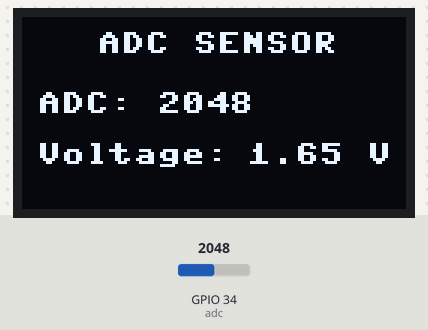
Bench run of a program on a simulated ESP32 board running MicroPython. Shown: 128×64 one-colour display. The inputs (shaded band) are chosen by the test bench; at power-on: GPIO 34 (adc) = 2048 (analog values on the 0–4095 scale).

Above: at 1.3 s.
1.4 s: GPIO 34 (adc) set to 2866
At 3.5 s:
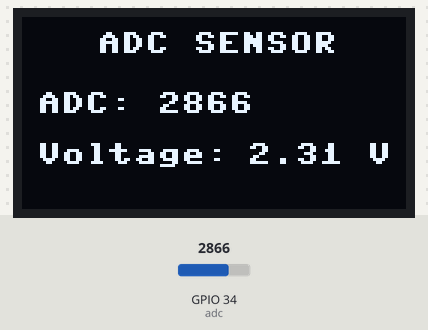
3.8 s: GPIO 34 (adc) set to 3603
At 4.9 s:
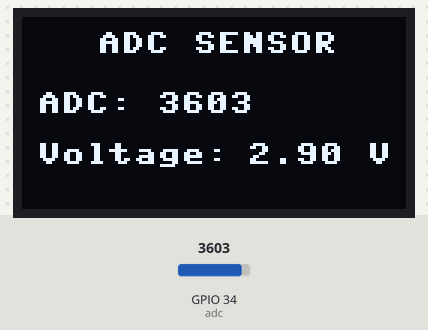
6.0 s: GPIO 34 (adc) set to 4095
At 7.5 s:
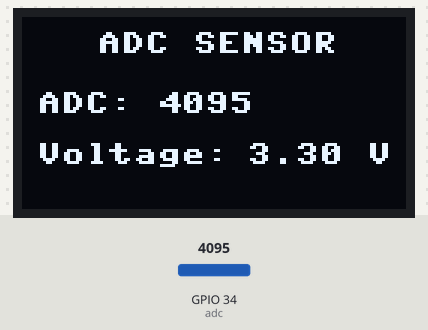
Timing chart, 0 to 9.0 s (numbered marks = the images above; inputs shaded):
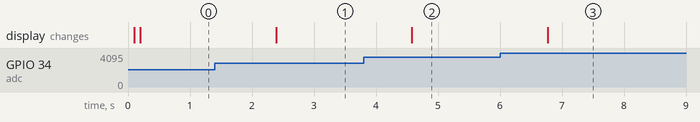

The program:

main.py
```python
# Experiment 5 ESP32 ADC reading shown on an SSD1306 OLED.
# Upload the separate ssd1306.py driver first; it is absent from the archive.
from machine import ADC, Pin, SoftI2C
from ssd1306 import SSD1306_I2C
import time
# ADC setup
adc = ADC(Pin(34))
adc.atten(ADC.ATTN_11DB)
# I2C setup
i2c = SoftI2C(
    scl=Pin(22),
    sda=Pin(21),
    freq=100000
)
# OLED setup
oled = SSD1306_I2C(128, 64, i2c, addr=0x3C)
# Main loop
while True:
    # Read ADC value
    adc_value = adc.read()
    # Convert ADC value to voltage
    voltage = (adc_value / 4095) * 3.3
    # Clear OLED
    oled.fill(0)
    # Display values
    oled.text("ADC SENSOR", 25, 5)
    oled.text("ADC: " + str(adc_value), 5, 25)
    oled.text("Voltage:", 5, 42)
    oled.text("{:.2f} V".format(voltage), 75, 42)
    # Update OLED
    oled.show()
    # Wait 1 second
    time.sleep(1)
```

Measured:
- after the input at 1.4 s, the display: changes after 0.99 s (image 1)
- after the input at 3.8 s, the display: changes after 0.78 s (image 2)
- after the input at 6.0 s, the display: changes after 0.77 s (image 3)
